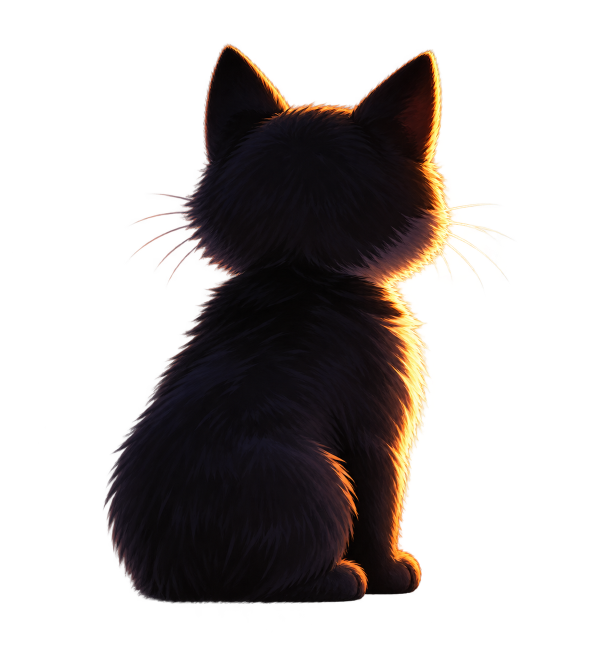
#> input picture assets/scene-kit-v1/01-menu/_source/cat-body.png, 1209 x 1300 px (shown at 1/2 size)
$ python -i matte_checker.py   (imports and definitions only)
#> lines starting #> are read from the running program, lines starting #| are printed output that depends on the picture; after the words box and inside, x2 and y2 are one past the last pixel; in counts of white or black regions, pixels touching at a corner belong together
#> further down, picture is the input picture: PIL image 1209x1300 RGBA; mean R, G, B, A 18.5, 13.3, 10.7, 85.6
#!/usr/bin/env python3
"""Remove a baked LIGHT checker/white backdrop without deleting white object parts.

Requires Pillow and numpy. No model, network, or paid API. Never overwrites input.
The outer-connected neutral backdrop is removed; enclosed bright details stay.
Use --seed X,Y for an enclosed background hole, --keep X,Y,W,H for a protected part.
This is a controlled matte for light neutral backdrops, not universal segmentation.
"""
import argparse
import json
import shutil
from pathlib import Path
import numpy as np
from PIL import Image, ImageDraw, ImageFilter


def matte(im, floor=210, chroma=32, seeds=(), keeps=(), feather=0.5, min_area=64):
#> called with floor = 210, chroma = 32, seeds = (), keeps = (), feather = 0.5, min_area = 64
    rgb = np.asarray(im.convert('RGB')).copy()
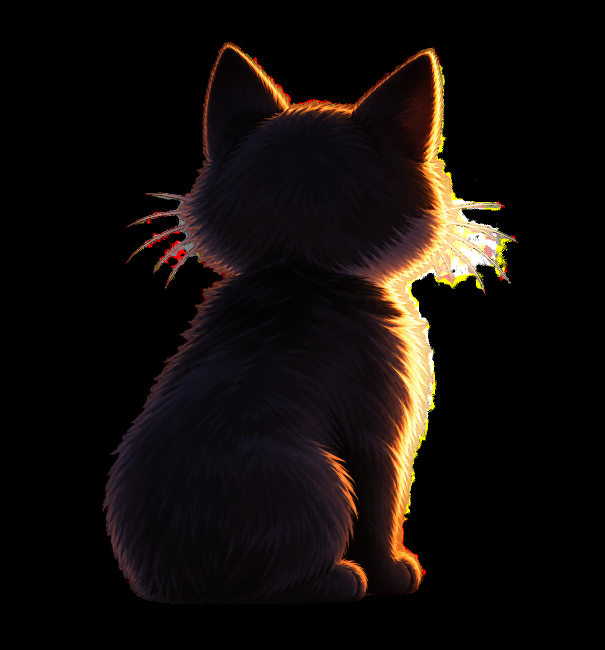
#> rgb: shape (1300, 1209, 3) (shown at 1/2 size); mean R, G, B 18.5, 13.3, 10.7
    lo, hi = rgb.min(2), rgb.max(2)
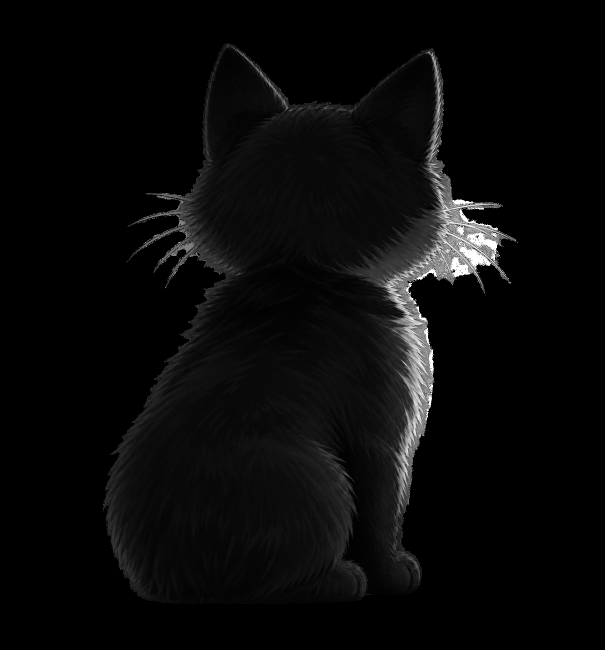
#> lo: shape (1300, 1209) (shown at 1/2 size); min 0, max 255, mean 9.4
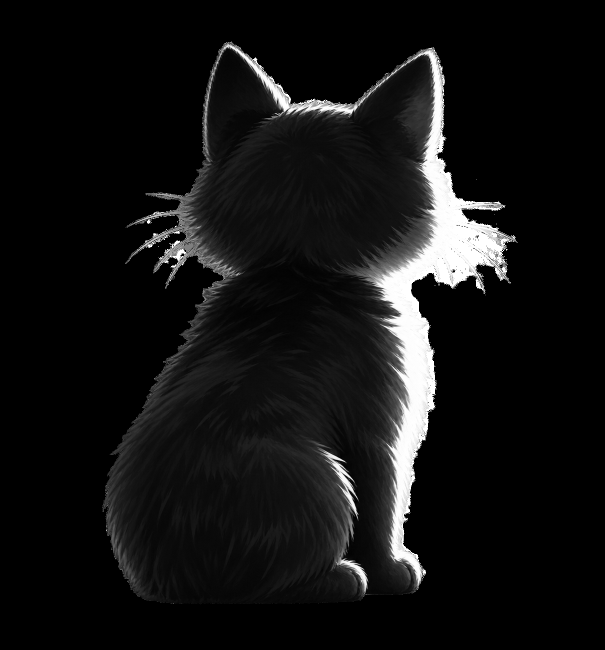
#> hi: shape (1300, 1209) (shown at 1/2 size); min 0, max 255, mean 18.9
    candidate = (lo >= floor) & ((hi.astype(int) - lo.astype(int)) <= chroma)
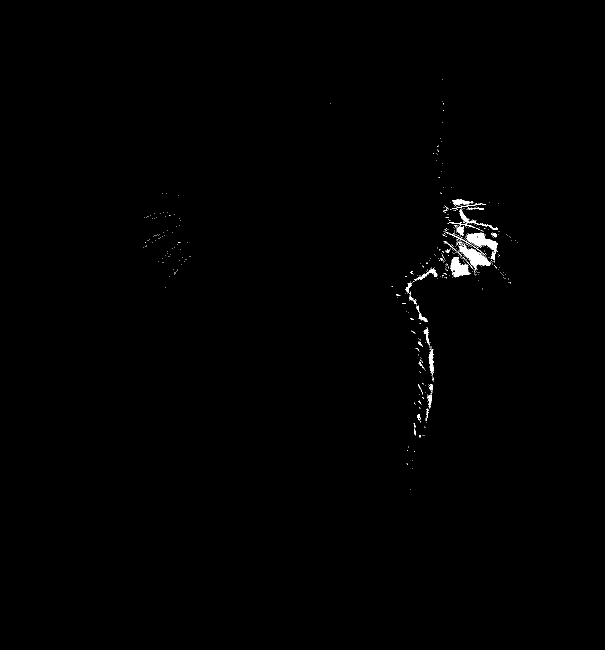
#> candidate: shape (1300, 1209) bool (shown at 1/2 size); 0.44% white; 448 white regions (421 under 20 px), largest, box (x1, y1, x2, y2) and area: (915, 483, 983, 541) 1216, (933, 464, 996, 505) 1048, (901, 514, 942, 555) 870
    for x,y,w,h in keeps:
        candidate[max(0,y):y+h, max(0,x):x+w] = False
    # Padding connects every outer edge, including disconnected corners.
    padded = np.pad(candidate.astype(np.uint8)*255, 1, constant_values=255)
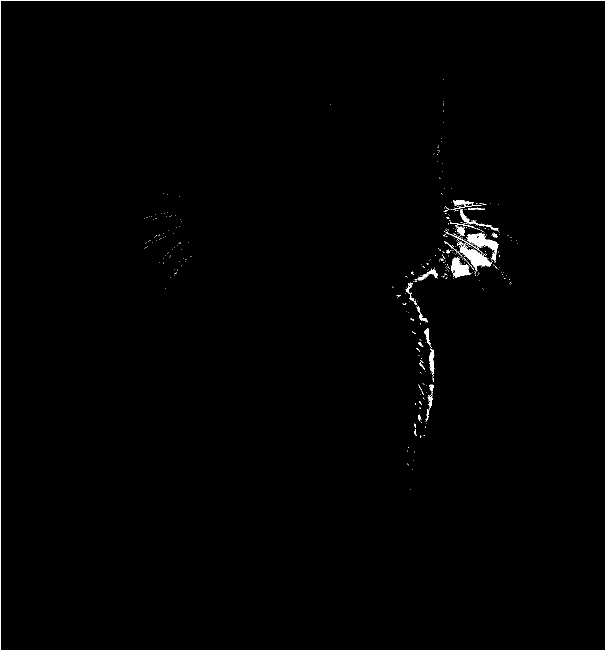
#> padded: shape (1302, 1211) (shown at 1/2 size); 0.76% white; 449 white regions (421 under 20 px), largest, box (x1, y1, x2, y2) and area: (0, 0, 1211, 1302) 5022, (916, 484, 984, 542) 1216, (934, 465, 997, 506) 1048
    flood = Image.fromarray(padded).copy()  # floodfill needs a writable pixel buffer
    ImageDraw.floodfill(flood, (0,0), 128)
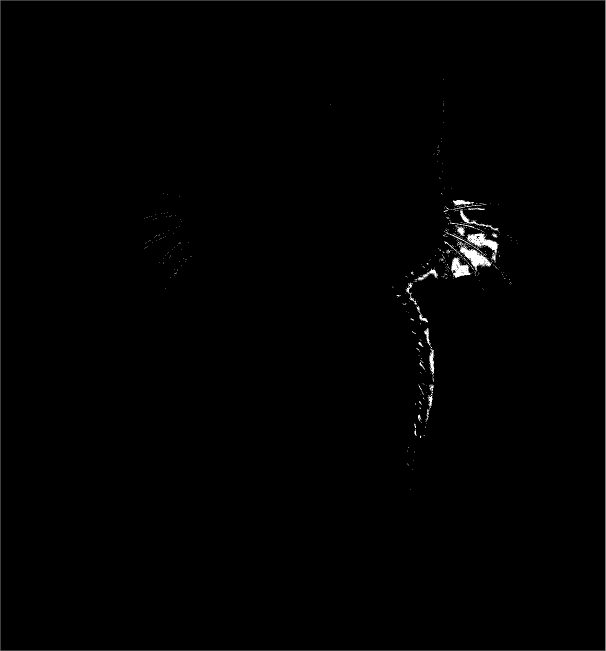
#> flood: PIL image 1211x1302 L (shown at 1/2 size); min 0, max 255, mean 1.5
    for x,y in seeds:
        if 0 <= x < im.width and 0 <= y < im.height and candidate[y,x]:
            ImageDraw.floodfill(flood, (x+1,y+1), 128)
    exterior = np.asarray(flood)[1:-1,1:-1] == 128
#> exterior: shape (1300, 1209) bool; every value is 0
    fraction = float(exterior.mean())
#> fraction = 0
    if fraction < 0.01 or fraction > 0.995:
#> (the run stopped early here; a loop or call above may not have finished)

$ run again, on assets/scene-kit-v1/01-menu/_source/dish.png
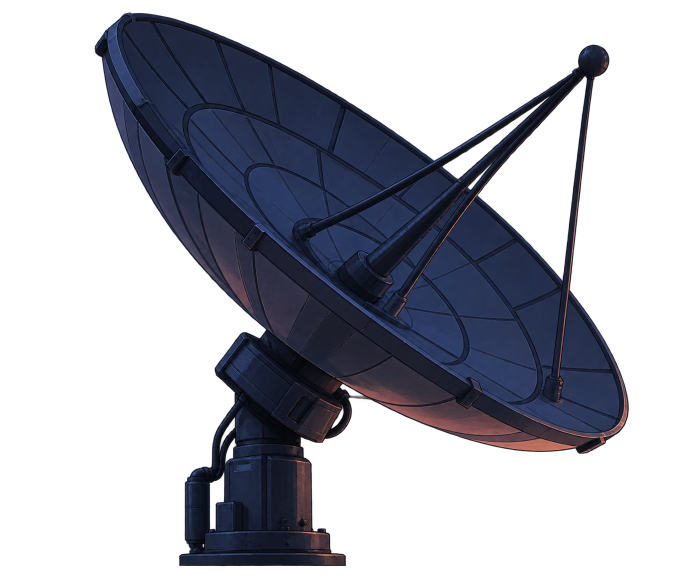
#> input picture assets/scene-kit-v1/01-menu/_source/dish.png, 1356 x 1160 px (shown at 1/2 size)
#> picture is the input picture: PIL image 1356x1160 RGBA; mean R, G, B, A 14.1, 15.9, 24.8, 96.3
#> in matte, `candidate = (lo >= floor) & ((hi.astype(int) - lo.astype(int)) <= chro..`:
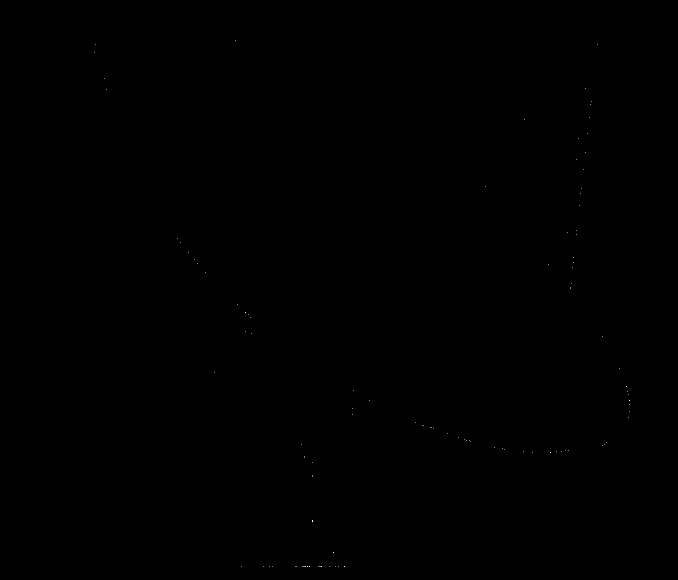
#> candidate: shape (1160, 1356) bool (shown at 1/2 size); 0.01% white in thin lines or dots, all inside (x1, y1, x2, y2) = (189, 81, 1259, 1133)
#> in matte, `padded = np.pad(candidate.astype(np.uint8)*255, 1, constant_values=255)`:
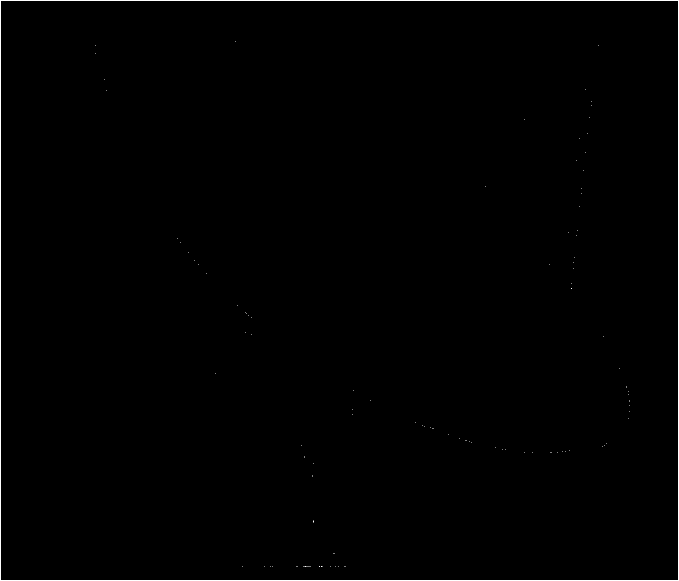
#> padded: shape (1162, 1358) (shown at 1/2 size); 0.33% white in thin lines or dots
#> exterior: shape (1160, 1356) bool; every value is 0
#> fraction = 0
